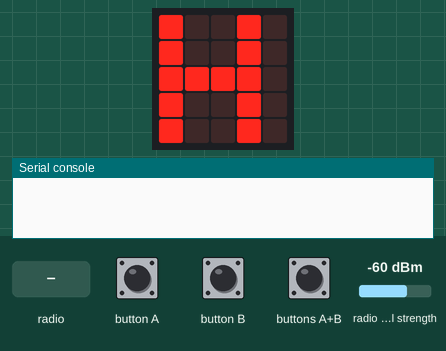
Simulated run of this program. Board: BBC micro:bit (MakeCode). Shown: the board's 5×5 LED display, the last lines printed to the serial console. Inputs (shaded band) come from the test bench; at power-on: radio signal strength -60 dBm.

Above: at 1.2 s.
1.3 s: button A pressed for 0.15 s
At 2.7 s:
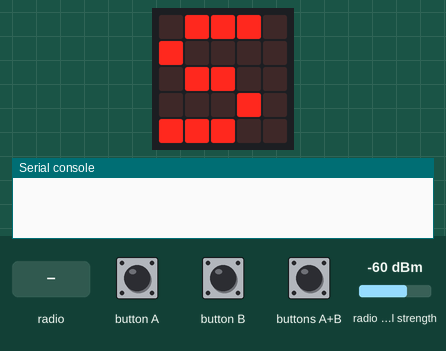
3.0 s: radio message "hiding" arrives
At 3.01 s:
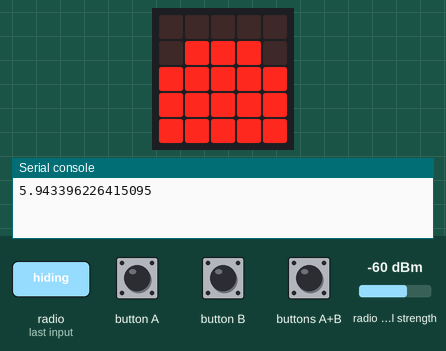
4.5 s: buttons A+B pressed for 0.15 s
At 6.2 s:
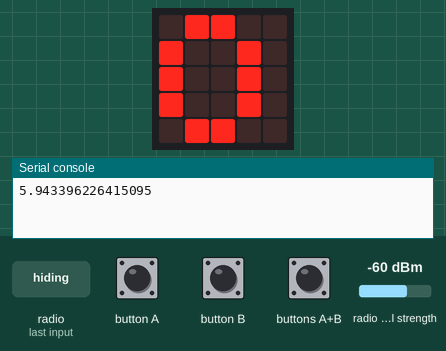
7.5 s: buttons A+B pressed for 0.15 s
At 8.4 s:
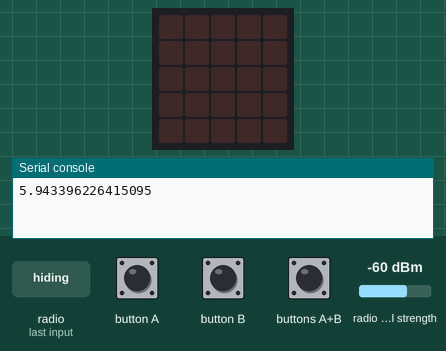
9.2 s: radio message "setup" arrives
At 9.5 s:
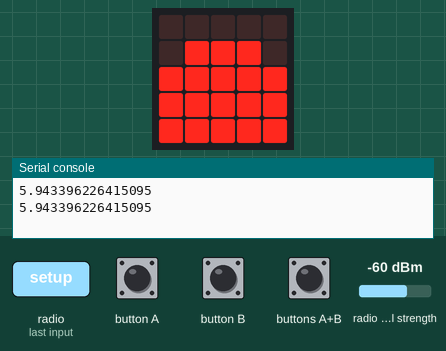
Timing chart, 0 to 11.7 s (numbered marks = the images above; inputs shaded):
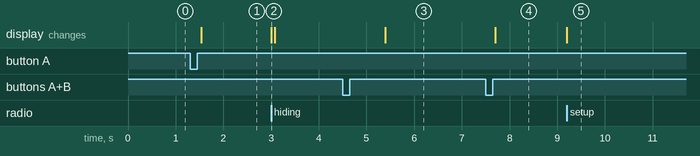

Measured:
- after the input at 1.3 s, the display: changes after 0.24 s (image 1)
- after the input at 3.0 s, the display: changes at once (image 2)
- after the input at 4.5 s, the display: changes after 0.89 s (image 3)
- after the input at 7.5 s, the display: changes after 0.20 s (image 4)
- after the input at 9.2 s, the display: changes at once (image 5)

The program:

main.py
```python
def on_button_pressed_a():
    global me, address
    if state == "setup" and substate == 0:
        if me == "H":
            me = "S"
        elif me == "S":
            me = "H"
    elif state == "setup" and substate == 1:
        if address < 255:
            address += 1
        else:
            address = 0
input.on_button_pressed(Button.A, on_button_pressed_a)

def on_button_pressed_ab():
    global substate
    if state == "setup" and substate == 0:
        substate = 1
    elif state == "setup" and substate == 1:
        substate = 2
input.on_button_pressed(Button.AB, on_button_pressed_ab)

def on_received_string(receivedString):
    global signal, count
    if me == "S":
        signal = radio.received_packet(RadioPacketProperty.SIGNAL_STRENGTH)
        led.plot_bar_graph(Math.map(signal, -95, -42, 0, 9), 9)
        count = 0
radio.on_received_string(on_received_string)

def on_button_pressed_b():
    global address
    if state == "setup" and substate == 1:
        if address > 0:
            address += 0 - 1
        else:
            address = 255
input.on_button_pressed(Button.B, on_button_pressed_b)

count = 0
signal = 0
address = 0
substate = 0
state = ""
me = ""
me = "H"
state = "setup"
substate = 0
address = 0

def on_forever():
    global state
    if state == "setup":
        basic.clear_screen()
        if substate == 0:
            basic.show_string(me)
        elif substate == 1:
            basic.show_number(address)
        elif substate == 2:
            radio.set_group(address)
            radio.set_transmit_power(7)
            state = "game"
    elif me == "H":
        basic.show_icon(IconNames.SMALL_HEART)
        radio.send_string("hiding")
        basic.pause(100)
        basic.show_icon(IconNames.HEART)
        basic.pause(100)
        basic.clear_screen()
basic.forever(on_forever)
```
